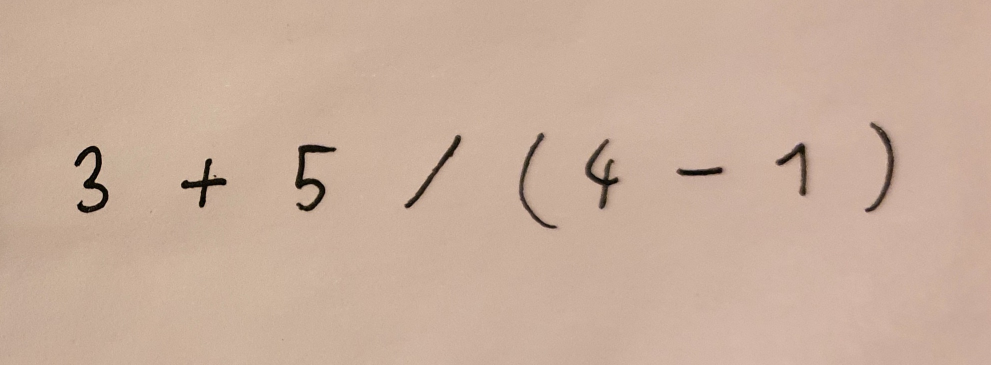
#> input picture expression_examples/expression.jpg, 1982 x 730 px (shown at 1/2 size)
$ python -i character_detector.py   (imports and definitions only)
#> lines starting #> are read from the running program, lines starting #| are printed output that depends on the picture; after the words box and inside, x2 and y2 are one past the last pixel; in counts of white or black regions, pixels touching at a corner belong together
#> further down, picture is the input picture: shape (730, 1982, 3); mean B, G, R 155.7, 174, 200.9
import numpy as np
import cv2
from utils import show_bounding_boxes


def segment_characters(image):
    """
    receives an image in a form of a numpy array and for each
     detected character it returns its coordinates and a cropped image
    """
    edged = cv2.Canny(image, 30, 150)
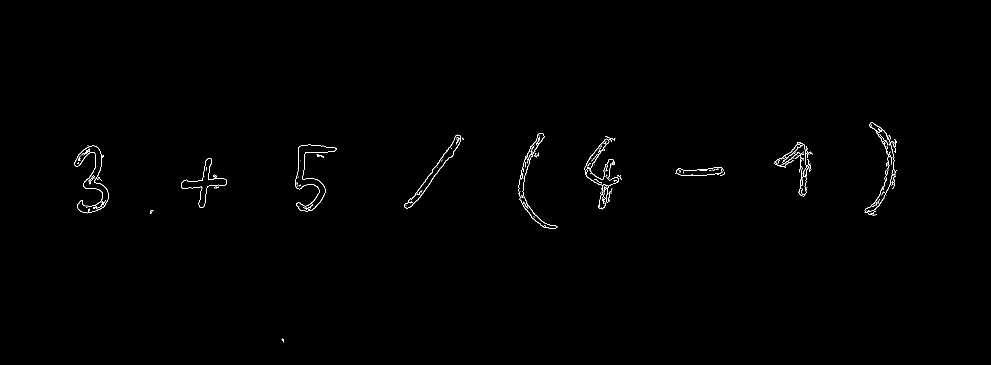
#> edged: shape (730, 1982) (shown at 1/2 size); 0.43% white in thin lines or dots, all inside (x1, y1, x2, y2) = (148, 244, 1794, 685)

    contours, _ = cv2.findContours(edged.copy(), cv2.RETR_EXTERNAL, cv2.CHAIN_APPROX_SIMPLE)
#> contours = 128 contours, 114 with area under 20; largest, box (x1, y1, x2, y2) and area: (590, 289, 674, 423) 3220, (148, 291, 217, 427) 3106, (362, 317, 453, 416) 2095, (1351, 334, 1447, 352) 1044, (809, 269, 922, 417) 184

    bounding_boxes = [None] * len(contours)
#> bounding_boxes = 128 items

    for i, c in enumerate(contours):
        bounding_boxes[i] = cv2.boundingRect(c)
#> this loop made 128 passes
#> c on passes 3, 5, 7, 8, 15, 16, 21, 22, 24, 27, 30, 36: [[1067, 433], [1068, 434], [1068, 433]], [[1732, 420]], [[1202, 414]], [[812, 410], [811, 411]], [[1772, 391]], [[1762, 390]], [[1766, 382]], [[1040, 382]], [[1613, 378], [1613, 380]], [[1613, 375], [1613, 376], [1614, 375]], [[430, 373]], [[1219, 357]]
#> after the loop, bounding_boxes = 128 items, first 6: (563, 677, 5, 8), (1088, 451, 4, 2), (1067, 433, 2, 2), (1736, 423, 18, 8), (1732, 420, 1, 1), (300, 420, 7, 7)

    # sort contours
    (contours, bounding_boxes) = zip(*sorted(zip(contours, bounding_boxes),
                                             key=lambda b: b[1][0]))
#> bounding_boxes = 128 items, first 6: (148, 291, 69, 136), (175, 291, 2, 1), (194, 354, 10, 7), (205, 310, 3, 6), (300, 420, 7, 7), (362, 317, 91, 99)

    # crop boxes and add to output list
    cropped_images = []
    for box in bounding_boxes:
        X, Y, W, H = box
        cropped_images.append(image[Y:Y+H, X:X+W])
#> this loop made 128 passes
#> (X, Y, W, H) on passes 1 to 12: (148, 291, 69, 136), (175, 291, 2, 1), (194, 354, 10, 7), (205, 310, 3, 6), (300, 420, 7, 7), (362, 317, 91, 99), (426, 349, 8, 6), (428, 373, 9, 5), (430, 373, 1, 1), (563, 677, 5, 8), (590, 289, 84, 134), (633, 309, 15, 6)
#> after the loop, cropped_images = 128 items

    # show_bounding_boxes(image, bounding_boxes)

    return cropped_images, bounding_boxes

>>> import cv2
>>> picture = cv2.imread('expression_examples/expression.jpg')
>>> result = segment_characters(picture)
